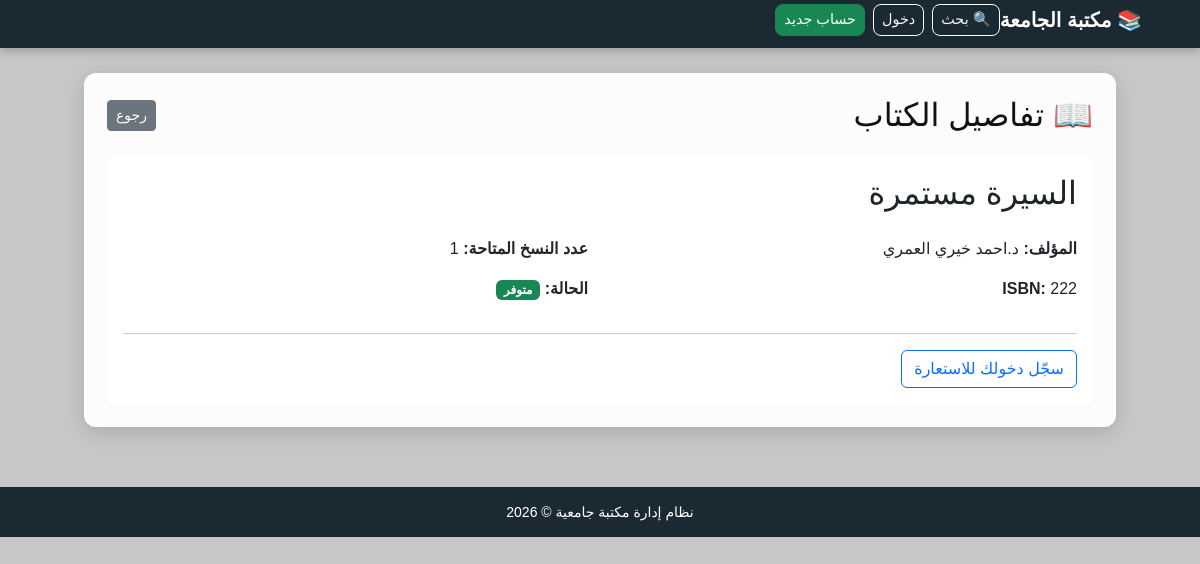
Screenshot of /book/1/ with the database file from the repository.
### library/models.py (models this page shows, shortened)
class Book(models.Model):
    title = models.CharField(max_length=200)        # عنوان الكتاب
    author = models.CharField(max_length=200)       # المؤلف
    isbn = models.CharField(max_length=13, unique=True)  # رقم الكتاب
    quantity = models.IntegerField(default=1)        # عدد النسخ
    available = models.BooleanField(default=True)    # متوفر أم لا

### library/views.py (the view)
# urls.py: path('book/<int:pk>/', views.book_detail, name='book_detail'),
def book_detail(request, pk):
    book = get_object_or_404(Book, pk=pk)
    return render(request, 'library/book_detail.html', {'book': book})

### templates/library/book_detail.html (shortened to what this page needs)
{% extends 'library/base.html' %}
{% block content %}
<div class="content-panel detail-panel">
    <div class="d-flex justify-content-between align-items-center mb-4">
        <h2 class="mb-0">
            📖 تفاصيل الكتاب
        </h2>
        <a href="/"
           class="btn btn-secondary btn-sm">
            رجوع
        </a>
    </div>
    <div class="card border-0">
        <div class="card-body">
            <h2 class="mb-4">
                {{ book.title }}
            </h2>
            <div class="row">
                <div class="col-md-6">
                    <p>
                        <strong>المؤلف:</strong>
                        {{ book.author }}
                    </p>
                    <p>
                        <strong>ISBN:</strong>
                        {{ book.isbn }}
                    </p>
                </div>
                <div class="col-md-6">
                    <p>
                        <strong>عدد النسخ المتاحة:</strong>
                        {{ book.quantity }}
                    </p>
                    <p>
                        <strong>الحالة:</strong>
                        {% if book.available and book.quantity > 0 %}
                        <span class="badge bg-success">
                            متوفر
                        </span>
                        {% else %}
                        <span class="badge bg-danger">
                            غير متوفر
                        </span>
                        {% endif %}
                    </p>
                </div>
            </div>
            <hr>
            {% if user.is_authenticated %}
                {% if book.available and book.quantity > 0 %}
                    <a
                        href="/book/{{ book.pk }}/borrow/"
                        class="btn btn-primary">
                        📚 استعر الكتاب
                    </a>
                {% else %}
                    <button
                        class="btn btn-secondary"
                        disabled>
                        غير متوفر حالياً
                    </button>
                {% endif %}
            {% else %}
                <a
                    href="/login/"
                    class="btn btn-outline-primary">
                    سجّل دخولك للاستعارة
                </a>
            {% endif %}
        </div>
    </div>
</div>
{% endblock %}

### rows the page displays
Book: title "السيرة مستمرة", author "د.احمد خيري العمري", isbn "222", quantity "1"
